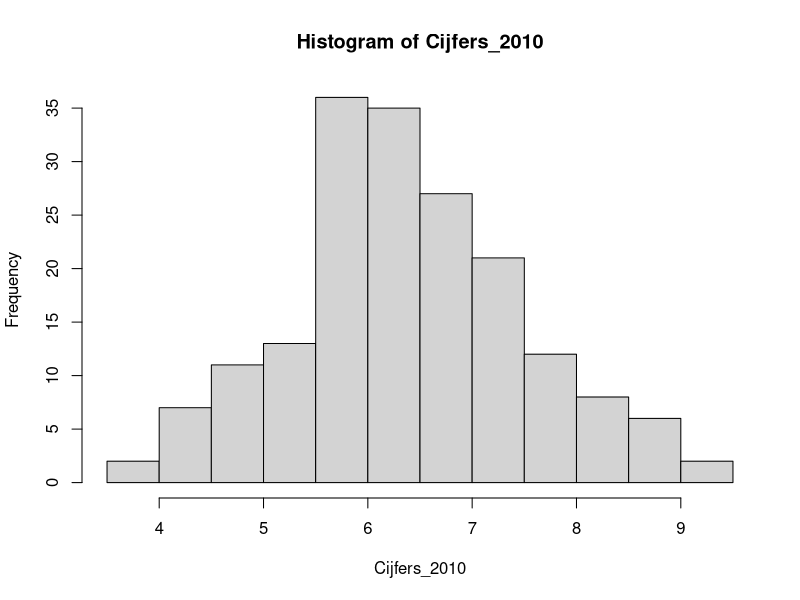
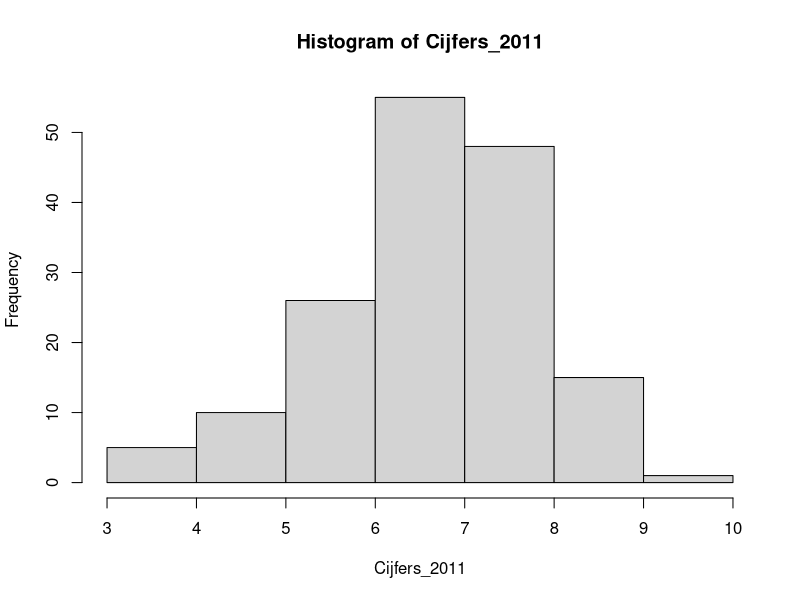

The R source for these figures, in order:
## ---- chunk 1
knitr::opts_chunk$set(echo = TRUE)
## ---- chunk 2
set.seed(1)

mu <- 6.3
sigma <- 1.2
Cijfers_2010 <- rnorm(180, mu, sigma)
Cijfers_2010 <- Cijfers_2010 [Cijfers_2010 <= 10 & Cijfers_2010 >= 1]
Cijfers_2010 <- sapply (Cijfers_2010, round, 3)

mu <- 6.3
sigma <- 1.2
Cijfers_2010_n30 <- rnorm(30, mu, sigma)
Cijfers_2010_n30 <- Cijfers_2010_n30 [Cijfers_2010_n30 <= 10 & Cijfers_2010_n30 >= 1]
Cijfers_2010_n30 <- sapply (Cijfers_2010_n30, round, 3)

mu <- 6.6
sigma <- 1.2
Cijfers_2011 <- rnorm(160, mu, sigma)
Cijfers_2011 <- Cijfers_2011 [Cijfers_2011 <= 10 & Cijfers_2011 >= 1]
Cijfers_2011 <- sapply (Cijfers_2011, round, 3)

mu <- 6.6
sigma <- 1.2
Cijfers_2011_n30 <- rnorm(30, mu, sigma)
Cijfers_2011_n30 <- Cijfers_2011_n30 [Cijfers_2011_n30 <= 10 & Cijfers_2011_n30 >= 1]
Cijfers_2011_n30 <- sapply (Cijfers_2011, round, 3)

Cijfers <- c(Cijfers_2010, Cijfers_2011)
Startjaar <- c(replicate(180, 2010), replicate(160, 2011))
Cijfers_verbetering <- data.frame(Cijfers, Startjaar)


## ---- chunk 3
Cijfers_verbetering[175:185,]
## ---- chunk 4
Cijfers_2010 <- (Cijfers_verbetering[1:180, 1])
mean(Cijfers_2010)
sd(Cijfers_2010)
hist(Cijfers_2010)
Cijfers_2011 <- (Cijfers_verbetering[181:340, 1])
mean(Cijfers_2011)
sd(Cijfers_2011)
hist(Cijfers_2011)

## ---- chunk 5
library(nortest)
## ---- chunk 6
lillie.test(Cijfers_2011)
lillie.test(Cijfers_2010)
## ---- chunk 7
shapiro.test(Cijfers_2011_n30)
shapiro.test(Cijfers_2010_n30)
## ---- chunk 8
library(car)
leveneTest(Cijfers_verbetering$Cijfers, Cijfers_verbetering$Startjaar)
## ---- chunk 9
t.test(Cijfers_2010, Cijfers_2011)
